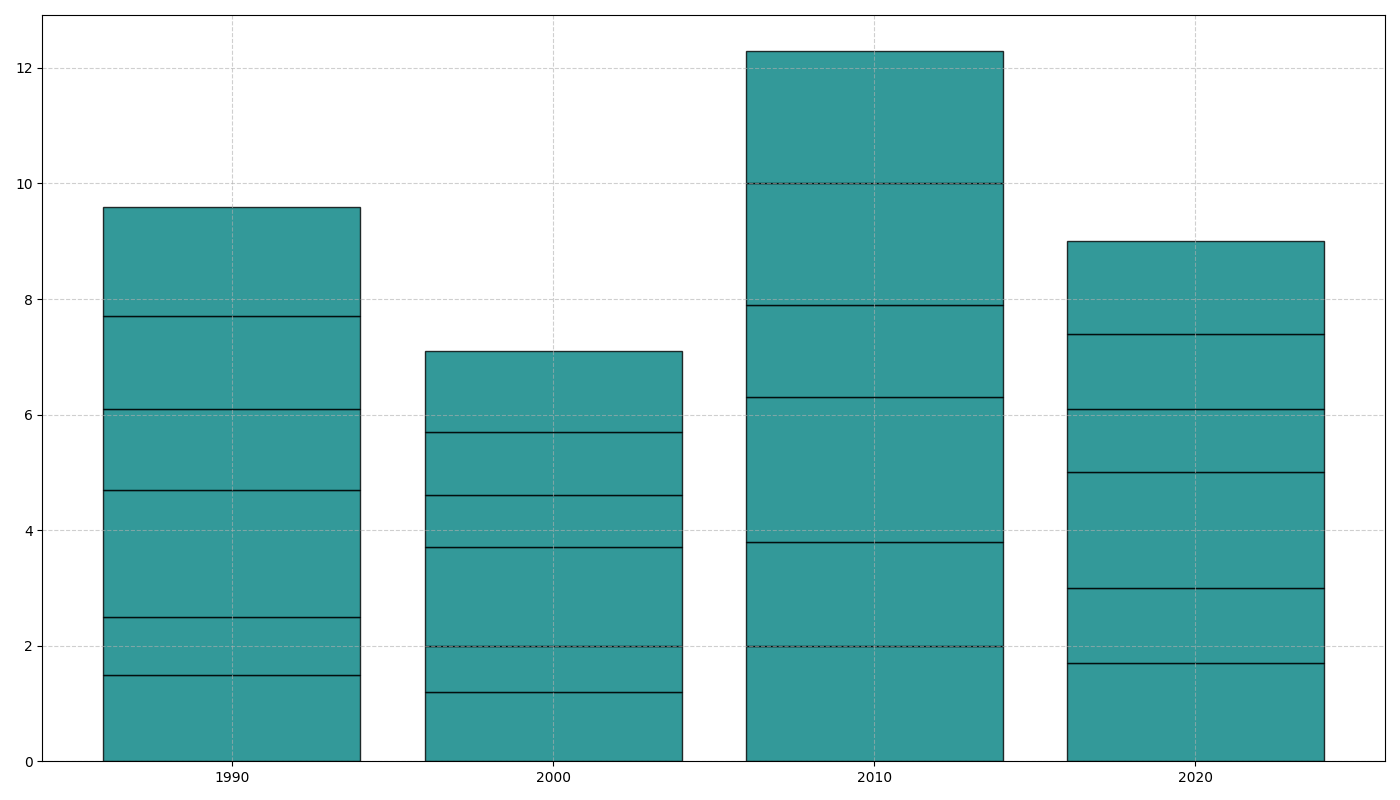

The Python source for this figure:
import matplotlib.pyplot as plt
import numpy as np

cities = ['Lunaris', 'Selene', 'Aurora', 'Eldoria', 'Nyx', 'Solara']
years = ['1990', '2000', '2010', '2020']

population_data = {
    'Lunaris': [1.5, 1.2, 2.0, 1.7],
    'Selene': [1.0, 0.8, 1.8, 1.3],
    'Aurora': [2.2, 1.7, 2.5, 2.0],
    'Eldoria': [1.4, 0.9, 1.6, 1.1],
    'Nyx': [1.6, 1.1, 2.1, 1.3],
    'Solara': [1.9, 1.4, 2.3, 1.6],
}

# Single color for all data groups
color = 'teal'

fig, ax = plt.subplots(figsize=(14, 8))

bottom = np.zeros(len(years))

for city in cities:
    plt.bar(
        years,
        population_data[city],
        bottom=bottom,
        color=color,
        edgecolor='black',
        alpha=0.8
    )
    bottom += np.array(population_data[city])

ax.grid(True, linestyle='--', alpha=0.6)
plt.tight_layout()
plt.show()
